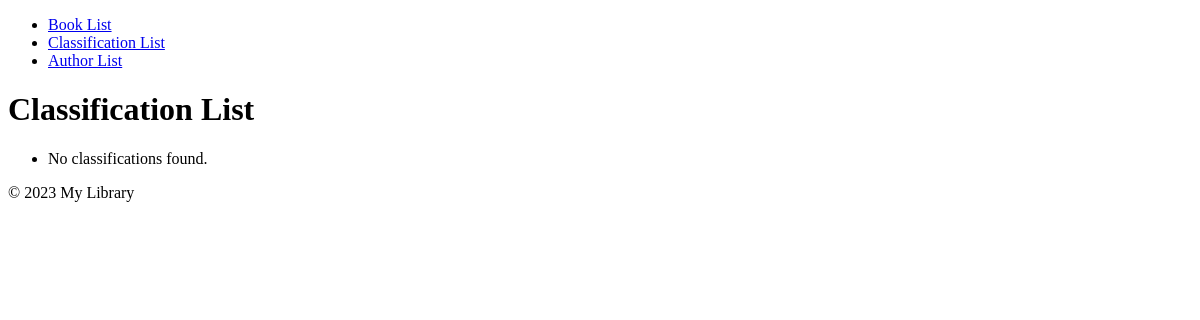
The page /classification/ on the database as committed earlier.
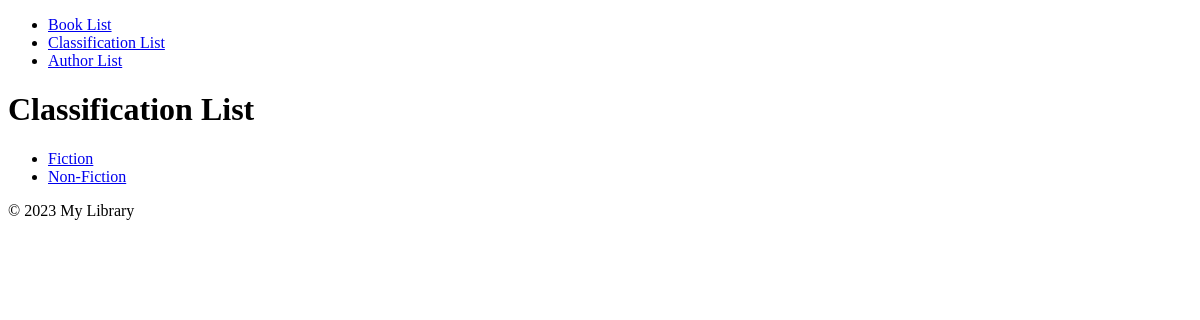
The same page on the database as committed later.
### exercises/models.py (models this page shows, shortened)
class Classification (models.Model):
    code = models.CharField(max_length=3)
    name = models.CharField(max_length=50)
    description = models.TextField()

### exercises/views.py (the view)
# urls.py: path('classification/', classification_list, name='classification_list'),
def classification_list(request):
    classifications = Classification.objects.all()
    context={
        'classifications':classifications
    }
    return render(request, 'classification_list.html', context)

### exercises/templates/classification_list.html (shortened to what this page needs)
{% extends 'base.html' %}
{% block content %}
<h1>Classification List</h1>
<ul>
{% for classification in classifications %}
  <li><a href="{% url 'classification_detail' classification_id=classification.id %}">{{ classification.name }}</a></li>
{% empty %}
  <li>No classifications found.</li>
{% endfor %}
</ul>
{% endblock %}

Rows that differ between the two databases and show on the page:
added Classification: name "Fiction"
added Classification: name "Non-Fiction"
Other text that changed with them:
text no longer shown: "No classifications found."
